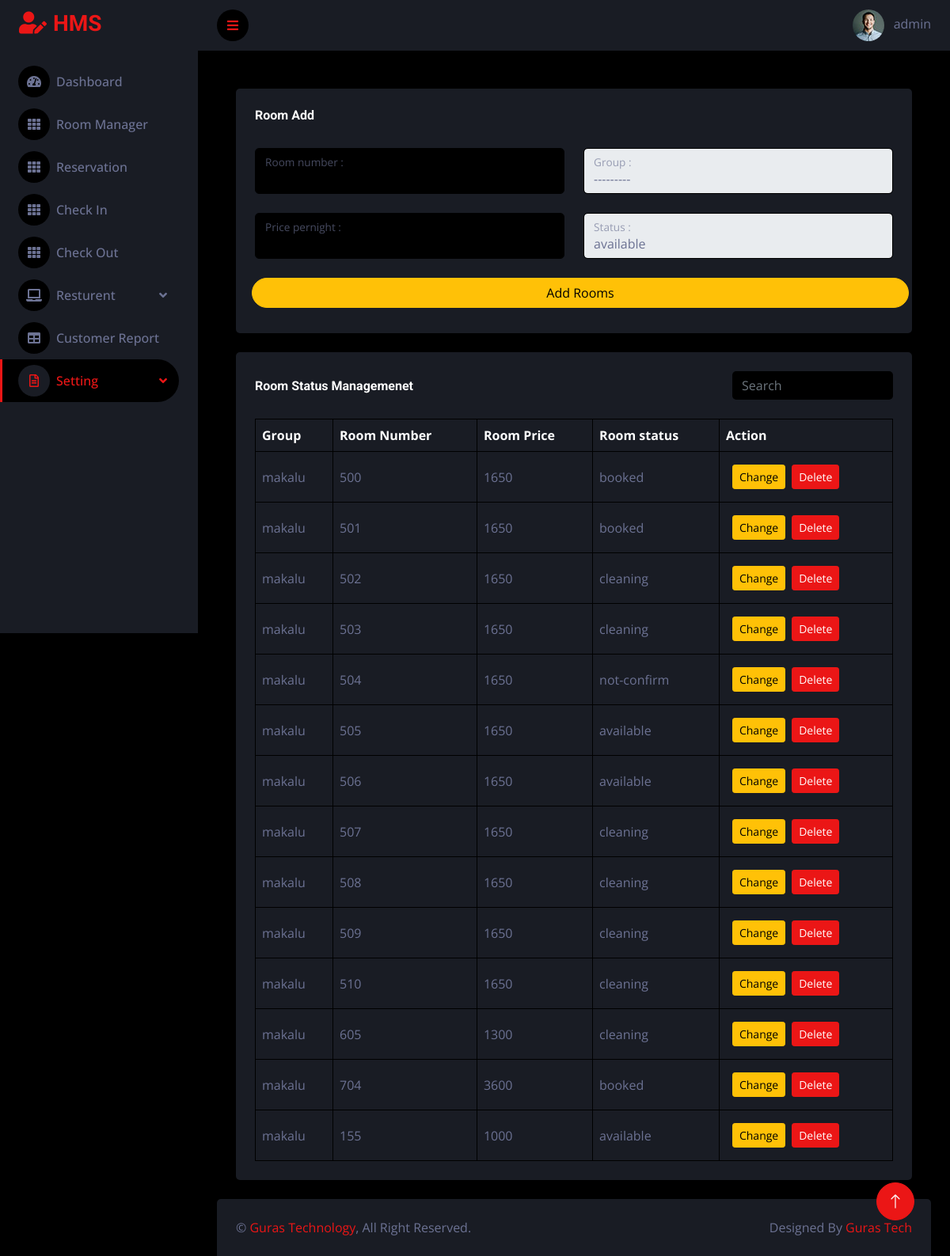
The page /addroom/ (signed in) on the database its author committed.
### roomapp/models.py (models this page shows, shortened)
class Room(models.Model):
    room_status = (
        ("available", "available"),
        ("booked","booked"),
        ("not-confirm","confirm"),
        ("cancled","cancled"),
        ("cleaning", "cleaning"),
        ("maintenance", "maintenance"),)
    room_number = models.CharField(max_length=255)
    group = models.ForeignKey(Grouped_room,on_delete=models.CASCADE,blank=True)
    price_pernight = models.CharField(max_length=255)
    status = models.CharField(max_length=255, choices=room_status, default="available")

class Grouped_room(models.Model):
    title = models.CharField(max_length=255,unique=True)
    def __str__(self):
        return self.title

### roomapp/views.py (the view, shortened to what this page needs)
# urls.py: path('addroom/', views.addroom, name='addroom'),
@login_required(login_url="signin")
def addroom(request):
    form = RoomCreationForm
    rooms= Room.objects.all()
    context = {"allrooms":rooms,"form":form}
    return render(request, 'roomapp/addroom.html',context)

### templates/roomapp/addroom.html (shortened to what this page needs)
{% extends 'base.html' %}
{% block content %}
<div class="container-fluid pt-4 px-4">
    <div class="bg-secondary rounded h-100 p-4">
        <div class="d-flex align-items-center justify-content-between mb-4">
            <h6 class="mb-0">Room Add</h6>
        </div>
        <form action="" method="POST">
        <div class="row">
            {% for field in form %}
            <div class="col-6">
                <div class="form-floating mb-3">
                    {{field}}
                    <label for="floatingInput">{{field.label}} :</label>
                </div>
            </div>
            {% endfor %}
        </div>
        <div class="row">
            <button type="submit" class="btn btn-warning rounded-pill m-2">Add Rooms</button>
        </div>
    </form>
    </div>
</div>
<div class="container-fluid pt-4 px-4">
    <div class="bg-secondary text-center rounded p-4">
        <div class="d-flex align-items-center justify-content-between mb-4">
            <h6 class="mb-0">Room Status Managemenet </h6>
            <form class="d-none d-md-flex ms-4">
                <input class="form-control bg-dark border-0" type="search" placeholder="Search">
            </form>
        </div>
        <div class="table-responsive">
            <table class="table text-start align-middle table-bordered table-hover mb-0">
                <thead>
                    <tr class="text-white">
                        <th scope="col">Group </th>
                        <th scope="col">Room Number</th>
                        <th scope="col">Room Price</th>
                        <th scope="col">Room status </th>
                        <th scope="col">Action</th>
                    </tr>
                </thead>
                <tbody>
                    {% for rooms in allrooms%}
                    <tr>
                        <td>{{rooms.group.title}}</td>
                     <td>{{rooms.room_number}}</td>
                     <td>{{rooms.price_pernight}}</td>
                     <td>{{rooms.status}}</td>
                        <td><a class="btn btn-sm btn-warning m-2" href="">Change </a><a class="btn btn-sm btn-primary " href="{% url 'room_delete' rooms.id %}"> Delete</a></td>
                    </tr>
                    {% endfor %}
                </tbody>
            </table>
        </div>
    </div>
</div>
{% endblock content %}

### templates/base.html (shortened to what this page needs)
{% load static %}
<!DOCTYPE html>
<html lang="en">
<head>
    <link rel="stylesheet" type="text/css" href="https://cdn.datatables.net/1.12.1/css/jquery.dataTables.css">
    <link href="https://cdnjs.cloudflare.com/ajax/libs/font-awesome/5.10.0/css/all.min.css" rel="stylesheet">
    <link href="https://cdn.jsdelivr.net/npm/bootstrap-icons@1.4.1/font/bootstrap-icons.css" rel="stylesheet">
    <link href="{% static "lib/owlcarousel/assets/owl.carousel.min.css" %}" rel="stylesheet">
    <link href="{% static "lib/tempusdominus/css/tempusdominus-bootstrap-4.min.css" %}" rel="stylesheet" />
    <link href="{% static 'css/bootstrap.min.css' %}" rel="stylesheet">
    <link href="https://cdn.jsdelivr.net/npm/select2@4.1.0-rc.0/dist/css/select2.min.css" rel="stylesheet" />
    <link rel="stylesheet" href="//code.jquery.com/ui/1.13.2/themes/base/jquery-ui.css">
    <link rel="stylesheet" href="/resources/demos/style.css">
    <link href="{% static "css/style.css" %}" rel="stylesheet">
</head>
<body>
    <div class="container-fluid position-relative d-flex p-0">
        <div class="sidebar pe-4 pb-3">
            <nav class="navbar bg-secondary navbar-dark">
                <a href="{% url "dashboard" %}" class="navbar-brand mx-4 mb-3">
                    <h3 class="text-primary"><i class="fa fa-user-edit me-2"></i>HMS</h3>
                </a>
                <div class="navbar-nav w-100">
                    <a href="{% url "dashboard" %}" class="nav-item nav-link {% if request.resolver_match.url_name == 'dashboard' %} active {% endif %}"><i class="fa fa-tachometer-alt me-2"></i>Dashboard</a>
                    <a href="{% url "roommanager" %}" class="nav-item nav-link {% if request.resolver_match.url_name == 'roommanager' %} active {% endif %}"><i class="fa fa-th me-2"></i>Room Manager</a>
                    <a href="{% url "reserveroom" %}" class="nav-item nav-link {% if request.resolver_match.url_name == 'reserveroom' %} active {% endif %}"><i class="fa fa-th me-2"></i>Reservation</a>
                    <a href="{% url "checkin" %}" class="nav-item nav-link {% if request.resolver_match.url_name == 'checkin' %} active {% endif %}"><i class="fa fa-th me-2"></i>Check In</a>
                    <a href="{% url "checkout" %}" class="nav-item nav-link {% if request.resolver_match.url_name == 'checkout' %} active {% endif %}"><i class="fa fa-th me-2"></i>Check Out</a>
                    <div class="nav-item dropdown">
                        <a href="#" class="nav-link dropdown-toggle" data-bs-toggle="dropdown"><i class="fa fa-laptop me-2"></i>Resturent</a>
                    </div>
                    <a href="{% url "report" %}" class="nav-item nav-link {% if request.resolver_match.url_name == 'report' %} active {% endif %}"><i class="fa fa-table me-2"></i>Customer Report</a>
                    <div class="nav-item dropdown">
                        <a href="#" class="nav-link dropdown-toggle {% if request.resolver_match.url_name == 'addroom' %} active {% endif %}" data-bs-toggle="dropdown"><i class="far fa-file-alt me-2"></i>Setting</a>
                    </div>
                </div>
            </nav>
        </div>
        <div class="content">
            <nav class="navbar navbar-expand bg-secondary navbar-dark sticky-top px-4 py-0">
                <a href="#" class="sidebar-toggler flex-shrink-0">
                    <i class="fa fa-bars"></i>
                </a>
                <div class="navbar-nav align-items-center ms-auto">
                    <div class="nav-item dropdown">
                        <a href="#" class="nav-link" data-bs-toggle="dropdown">
                            <img class="rounded-circle me-lg-2" src="img/user.jpg" alt="" style="width: 40px; height: 40px;">
                            <span class="d-none d-lg-inline-flex">{{request.user}}</span>
                        </a>
                    </div>
                </div>
            </nav>
            <div class="container-fluid pt-4 px-4">
                    {% block content %}
                    {% endblock %}
            </div>
            <div class="container-fluid pt-4 px-4">
                <div class="bg-secondary rounded-top p-4">
                    <div class="row">
                        <div class="col-12 col-sm-6 text-center text-sm-start">
                            &copy; <a href="https://gurastech.com">Guras Technology</a>, All Right Reserved.
                        </div>
                        <div class="col-12 col-sm-6 text-center text-sm-end">
                            Designed By <a href="https://gurastech.com">Guras Tech</a>
                        </div>
                    </div>
                </div>
            </div>
        </div>
        <a href="#" class="btn btn-lg btn-primary btn-lg-square back-to-top"><i class="bi bi-arrow-up"></i></a>
    </div>
</body>
</html>

### static/css/style.css (style rules this page uses)
:root { --primary: #EB1616; --secondary: #191C24; --light: #6C7293; --dark: #000000; }
.back-to-top { position: fixed; display: none; right: 45px; bottom: 45px; z-index: 99; }
.btn { transition: .5s; }
.btn-lg-square { width: 48px; height: 48px; }
.btn-square, .btn-sm-square, .btn-lg-square { padding: 0; display: inline-flex; align-items: center; justify-content: center; font-weight: normal; border-radius: 50px; }
.sidebar { position: fixed; top: 0; left: 0; bottom: 0; width: 250px; height: 100vh; overflow-y: auto; background: var(--secondary); transition: 0.5s; z-index: 999; }
.content { margin-left: 250px; min-height: 100vh; background: var(--dark); transition: 0.5s; }
@media (min-width: 992px) { .sidebar { margin-left: 0; } }
@media (min-width: 992px) { .content { width: calc(100% - 250px); } }
.sidebar .navbar .navbar-nav .nav-link { padding: 7px 20px; color: var(--light); font-weight: 500; border-left: 3px solid var(--secondary); border-radius: 0 30px 30px 0; outline: none; }
.sidebar .navbar .navbar-nav .nav-link:hover, .sidebar .navbar .navbar-nav .nav-link.active { color: var(--primary); background: var(--dark); border-color: var(--primary); }
.sidebar .navbar .navbar-nav .nav-link i { width: 40px; height: 40px; display: inline-flex; align-items: center; justify-content: center; background: var(--dark); border-radius: 40px; }
.sidebar .navbar .navbar-nav .nav-link:hover i, .sidebar .navbar .navbar-nav .nav-link.active i { background: var(--secondary); }
.sidebar .navbar .dropdown-toggle::after { position: absolute; top: 15px; right: 15px; border: none; content: "\f107"; font-family: "Font Awesome 5 Free"; font-weight: 900; transition: .5s; }
.content .navbar .navbar-nav .nav-link { margin-left: 25px; padding: 12px 0; color: var(--light); outline: none; }
.content .navbar .sidebar-toggler, .content .navbar .navbar-nav .nav-link i { width: 40px; height: 40px; display: inline-flex; align-items: center; justify-content: center; background: var(--dark); border-radius: 40px; }

### rows shown on the page
Room: group "makalu", room_number "500", price_pernight "1650", status "booked"
Room: group "makalu", room_number "501", price_pernight "1650", status "booked"
Room: group "makalu", room_number "502", price_pernight "1650", status "cleaning"
Room: group "makalu", room_number "503", price_pernight "1650", status "cleaning"
Room: group "makalu", room_number "504", price_pernight "1650", status "not-confirm"
Room: group "makalu", room_number "505", price_pernight "1650", status "available"
Room: group "makalu", room_number "506", price_pernight "1650", status "available"
Room: group "makalu", room_number "507", price_pernight "1650", status "cleaning"
Room: group "makalu", room_number "508", price_pernight "1650", status "cleaning"
Room: group "makalu", room_number "509", price_pernight "1650", status "cleaning"
Room: group "makalu", room_number "510", price_pernight "1650", status "cleaning"
Room: group "makalu", room_number "605", price_pernight "1300", status "cleaning"
Room: group "makalu", room_number "704", price_pernight "3600", status "booked"
Room: group "makalu", room_number "155", price_pernight "1000", status "available"

### other values the page prints
{{ request.user }} "admin"
